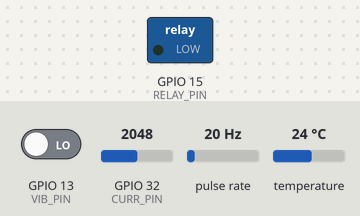
Bench run of a sketch on a simulated ESP32. Parts: switched loads named in the sketch (green lamp = pin HIGH). Wiring (inferred from the names in the program): pulse sensor: data GPIO 33. The inputs (shaded band) are chosen by the test bench; at power-on: GPIO 13 (VIB_PIN) LOW, GPIO 32 (CURR_PIN) = 2048, pulse rate 20 Hz, temperature 24 °C. WiFi joins after 1.5 s; servers stay silent unless stated; no MQTT or app messages arrive unless stated.

Above: at 0.1 s.
At 1.6 s:
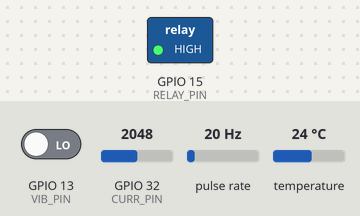
Timing chart, 0 to 4.1 s (numbered marks = the images above):
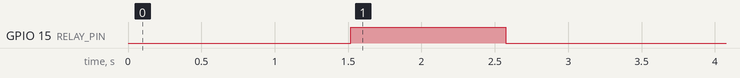

The sketch:

SmartMotorNode.ino
```cpp
#include <WiFi.h>
#include <PubSubClient.h>
#include <OneWire.h>
#include <DallasTemperature.h>

// WiFi credentials
const char* ssid = "YOUR_WIFI_SSID";
const char* password = "YOUR_WIFI_PASSWORD";
// MQTT broker info
const char* mqtt_server = "broker.emqx.io";

WiFiClient espClient;
PubSubClient client(espClient);

#define RELAY_PIN  15
#define VIB_PIN    13
#define CURR_PIN   32
#define RPM_PIN    33
#define ONE_WIRE_BUS 4

OneWire oneWire(ONE_WIRE_BUS);
DallasTemperature sensors(&oneWire);

// Fault thresholds
float maxTemp = 60.0; // Celsius
float maxCurrent = 3.0; // Amps
int maxVibration = 1; // Vibration sensor digital output

void setup_wifi() {
  WiFi.begin(ssid, password);
  while (WiFi.status() != WL_CONNECTED) delay(500);
}

void reconnect() {
  while (!client.connected()) {
    client.connect("MotorNodeDemo");
    delay(200);
  }
}

void setup() {
  pinMode(RELAY_PIN, OUTPUT);
  pinMode(VIB_PIN, INPUT);
  pinMode(RPM_PIN, INPUT);
  Serial.begin(115200);
  setup_wifi();
  client.setServer(mqtt_server, 1883);
  sensors.begin();
  digitalWrite(RELAY_PIN, HIGH); // Motor ON
}

void loop() {
  if (!client.connected()) reconnect();
  client.loop();

  sensors.requestTemperatures();
  float temp = sensors.getTempCByIndex(0);
  float current = analogRead(CURR_PIN) * (5.0 / 4095.0) / 0.185; // ACS712 5A
  int vibration = digitalRead(VIB_PIN);
  int rpm = pulseIn(RPM_PIN, HIGH); // Simplified RPM count

  String payload = "{";
  payload += "\"temp\":" + String(temp) + ",";
  payload += "\"current\":" + String(current) + ",";
  payload += "\"vibration\":" + String(vibration) + ",";
  payload += "\"rpm\":" + String(rpm) + "}";

  client.publish("motor/demo", (char*)payload.c_str());

  // Safety logic
  if (temp > maxTemp || current > maxCurrent || vibration == maxVibration) {
    digitalWrite(RELAY_PIN, LOW); // Motor OFF
    client.publish("motor/demo/alert", "Fault detected: Motor stopped!");
  } else {
    digitalWrite(RELAY_PIN, HIGH); // Normal ON
  }
  delay(1000);
}
```

Measured:
- by itself, GPIO 15 (RELAY_PIN): HIGH → LOW at 2.6 s
